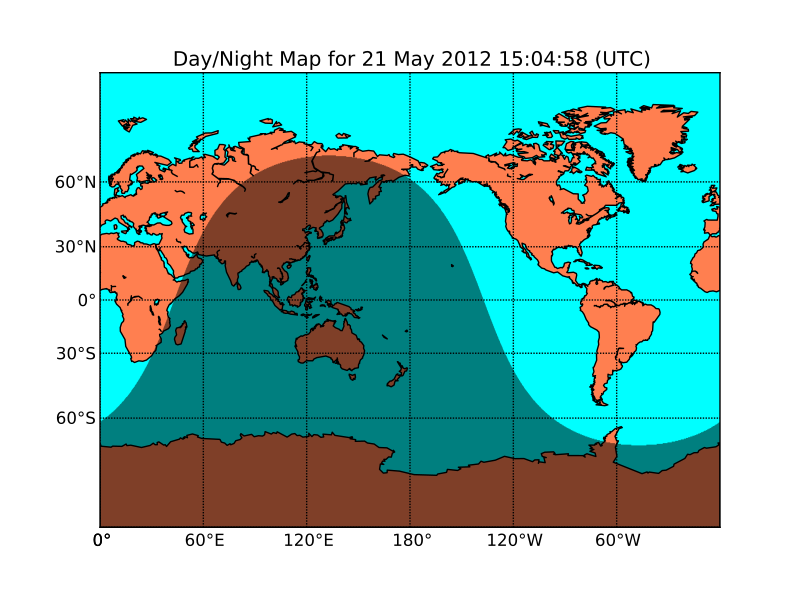

Reproduce this figure in Python.
import numpy as np
from mpl_toolkits.basemap import Basemap
import matplotlib.pyplot as plt
from datetime import datetime
# miller projection 
map = Basemap(projection='mill',lon_0=180)
# plot coastlines, draw label meridians and parallels.
map.drawcoastlines()
map.drawparallels(np.arange(-90,90,30),labels=[1,0,0,0])
map.drawmeridians(np.arange(map.lonmin,map.lonmax+30,60),labels=[0,0,0,1])
# fill continents 'coral' (with zorder=0), color wet areas 'aqua'
map.drawmapboundary(fill_color='aqua')
map.fillcontinents(color='coral',lake_color='aqua')
# shade the night areas, with alpha transparency so the 
# map shows through. Use current time in UTC.
date = datetime.utcnow()
CS=map.nightshade(date)
plt.title('Day/Night Map for %s (UTC)' % date.strftime("%d %b %Y %H:%M:%S"))
plt.show()
